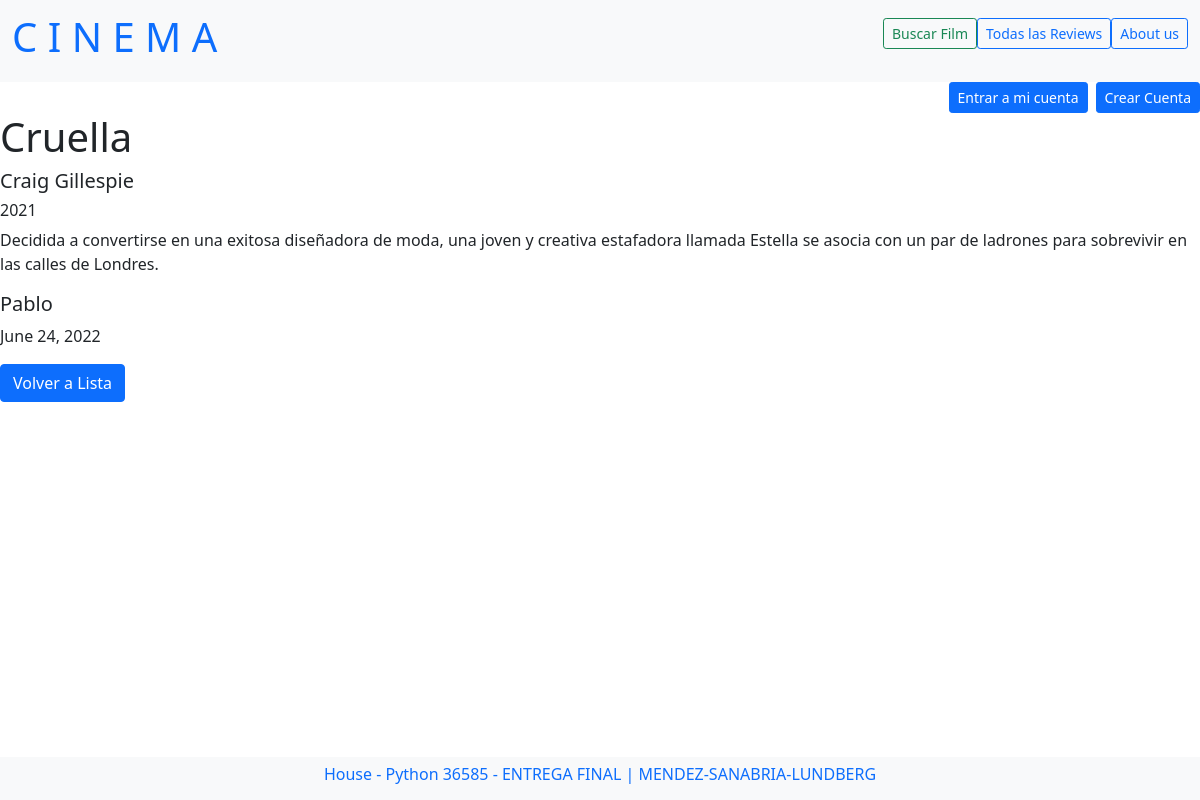
Screenshot of /reviews/detalle/3/ with the database file from the repository.
### reviews/models.py (models this page shows, shortened)
class ReviewModel(models.Model):
    titulo = models.CharField(max_length=100)
    director = models.CharField(max_length=100)
    estreno = models.CharField(max_length=100)
    cuerpo = models.TextField()
    autor = models.ForeignKey(User, on_delete=models.CASCADE)
    fecha_creacion = models.DateField(auto_now_add=True)

### reviews/views.py (the view)
# urls.py: path('detalle/<pk>/', views.ReviewsDetail.as_view(), name ="review_detail"),
class ReviewsDetail(DetailView):
    model = ReviewModel
    template_name = "reviews/review_detail.html"

### reviews/templates/reviews/review_detail.html (shortened to what this page needs)
{% extends "reviews/reviews_inicio.html" %}
{% block content %}
<div>
    <h1>{{object.titulo}}</h1>
    <h5>{{object.director}}</h5>
    <h6>{{object.estreno}}</h6>
    <p> {{object.cuerpo}} </p>
    <h5>{{object.autor}}</h5>
    <p>{{object.fecha_creacion}}</p>
</div>
<a class="btn btn-primary" role="button" href="{% url 'reviews_list' %}">Volver a Lista</a>
{% endblock %}

### rows the page displays
ReviewModel: titulo "Cruella", director "Craig Gillespie", estreno "2021", cuerpo "Decidida a convertirse en una exitosa diseñadora de moda, una joven y creativa estafadora llamada Estella se asocia con un par de ladrones para sobrevivir en las calles de Londres.", autor "Pablo", fecha_creacion "June 24, 2022"
